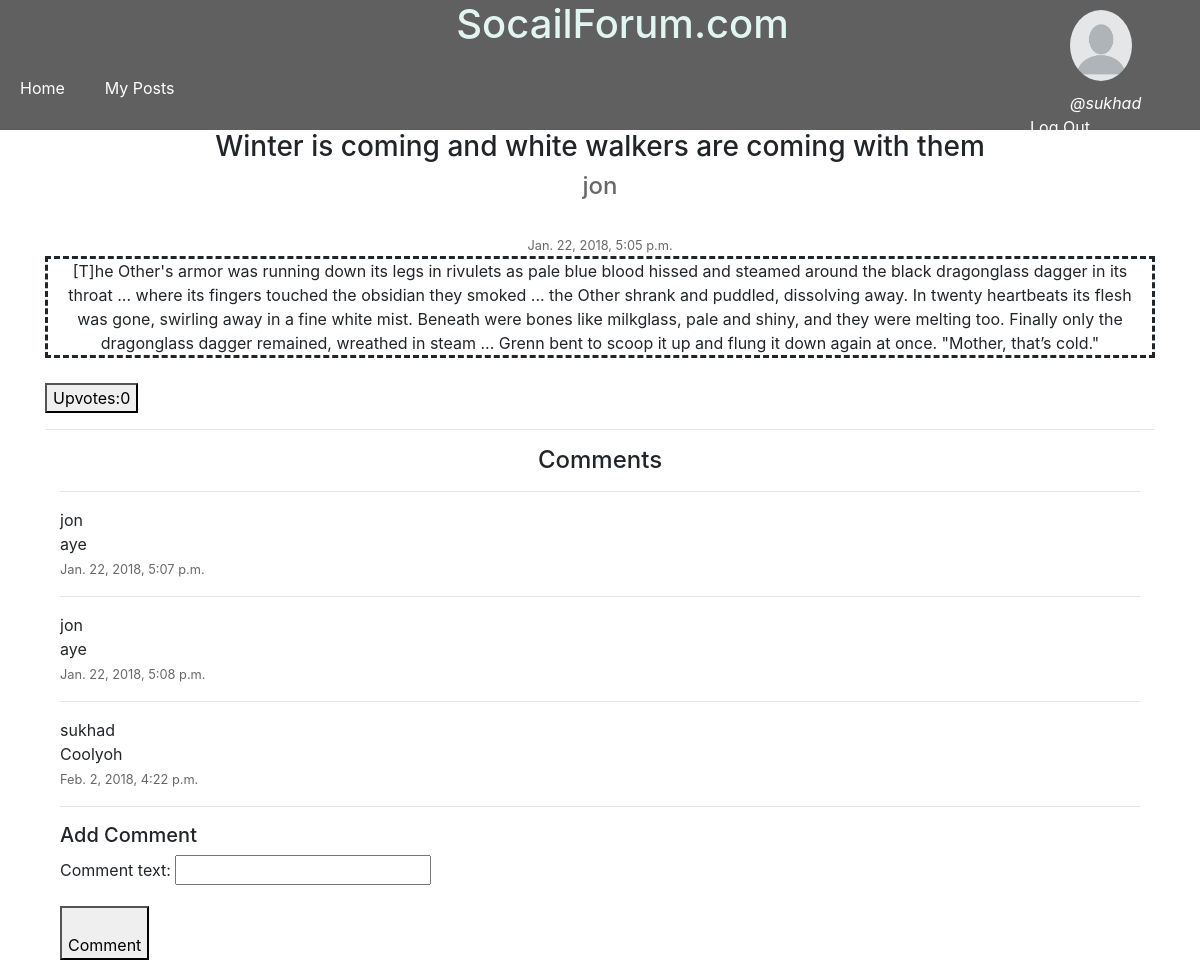
/posts/winter-is-coming-and-white-walkers-are-coming-with-them-1w5l/ (signed in), run on an earlier commit of the app's database.
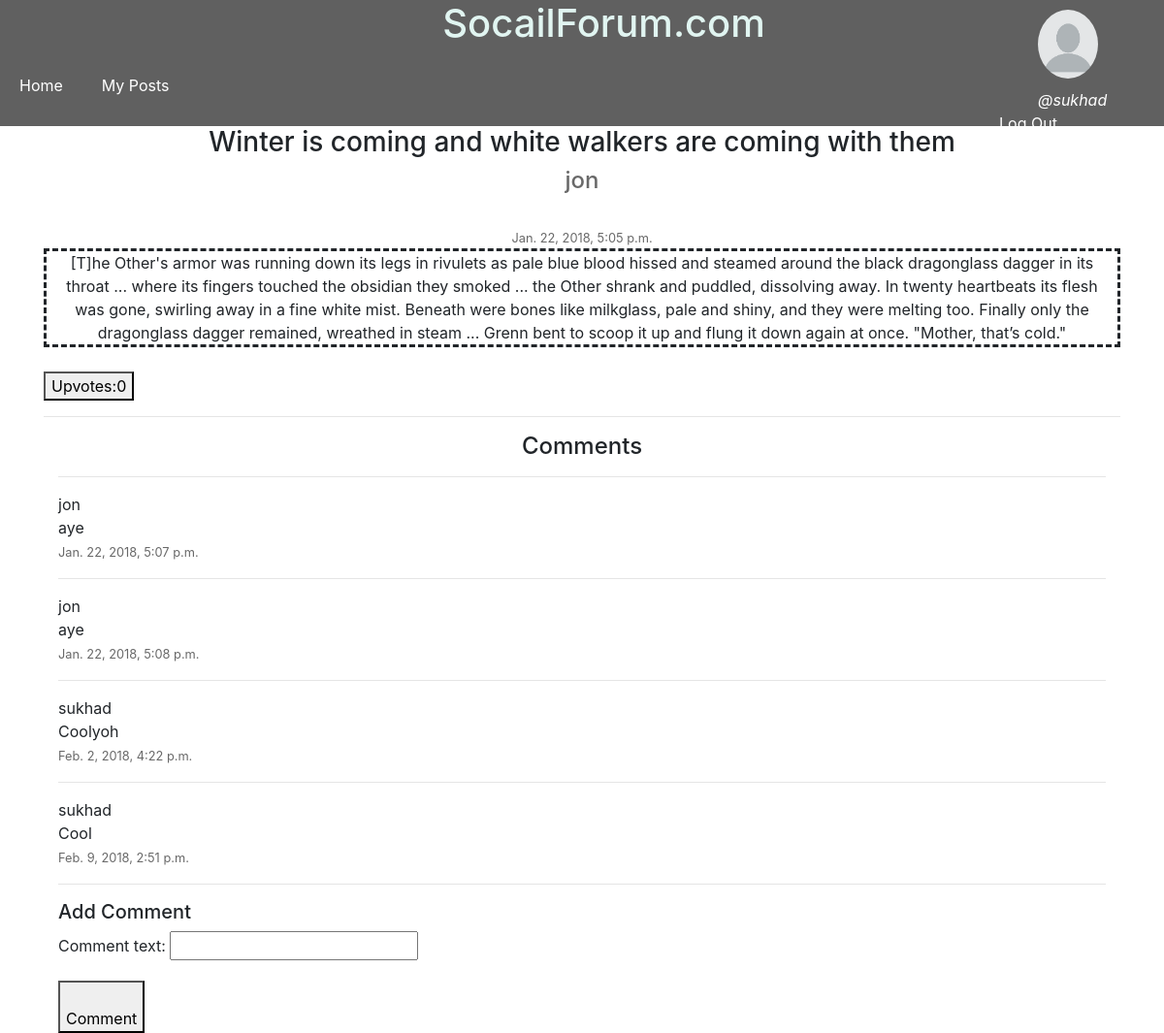
And on a later commit of the database.
### posts/models.py (models this page shows, shortened)
class Comment(models.Model):
	user 	 		=models.ForeignKey(User,default=1)
	post 			=models.ForeignKey(Post,default=1)
	comment_text 	=models.CharField(max_length=120,null=True,blank=True)
	timestamp		=models.DateTimeField(auto_now_add=True)

### posts/views.py (the view, shortened to what this page needs)
# urls.py: url(r'^(?P<slug>[\w-]+)/$',PostDetailCommentView.as_view(),name="details"),
class PostDetailCommentView(LoginRequiredMixin,CreateView):
	template_name='posts/post_detail.html'
	form_class=CommentForm
	def get_context_data(self,*args,**kwargs):
		context=super(PostDetailCommentView,self).get_context_data(*args,**kwargs)
		slug	=self.kwargs.get("slug")
		obj  	=Post.objects.get(slug=slug)
		context['object']=obj
		return context

### posts/forms.py
class CommentForm(forms.ModelForm):
	class Meta:
		model=Comment
		fields=['comment_text']

### posts/templates/posts/post_detail.html (shortened to what this page needs)
{% extends "base.html" %}
{% block content %}
<h3 style="text-align:center;">{{ object.title }}</h3>
<h4 style="color: #696969">{{object.user.username}}</h4><br>
<small style="color: #696969;text-align: center;" >{{object.timestamp}}</small><br>
<div align="center" class="container" style="border-style: dashed; align-content: center;">
	<div class="col" >
	<div class="row">
		{{ object.text }}
	</div>
	</div>
</div>
<div align="left" class="button">
	<button  style="margin-top: 25px" >Upvotes:{{object.upvotes}}</button>
</div>
<hr>
<div align="left" class="container">
	<h4 style="text-align: center;">Comments</h4>
	{% if object.comment_set.all %}
	{% for comment in object.comment_set.all %}
		<hr>
				{{comment.user.username}}
			<br>
			{{comment.comment_text}}<br>
			<small style="color: #696969;" >{{comment.timestamp}}</small><br>
	{% endfor %}
	{% endif %}
<hr>
<h5>Add Comment</h5>
<form method="POST" action="{% url 'posts:details' slug=object.slug %}">{% csrf_token %}
	{{form.as_p}}
	<button style="padding-top: 25px" type="submit">Comment</button>
</form>
 </div>
{% endblock content %}

What changed in the data, as far as the page shows it:
added Comment: user.username "sukhad", comment_text "Cool", timestamp "Feb. 9, 2018, 2:51 p.m."
